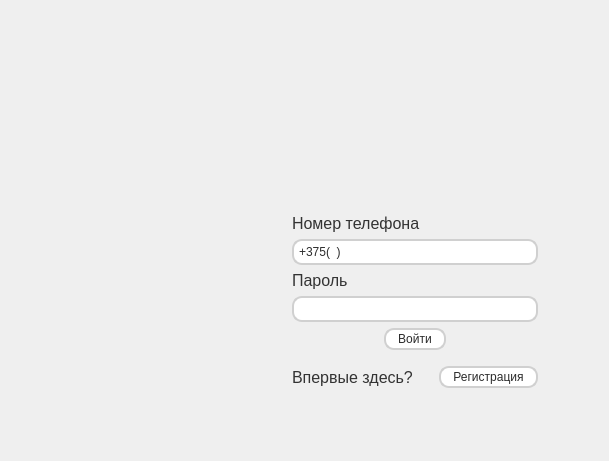
      <widget class="QWidget" name="LoginPage">
       <widget class="QWidget" name="layoutWidget">
        <property name="geometry">
         <rect>
          <x>230</x>
          <y>150</y>
          <width>370</width>
          <height>302</height>
         </rect>
        </property>
        <layout class="QGridLayout" name="gridLayout_2">
         <item row="5" column="1">
          <layout class="QHBoxLayout" name="horizontalLayout_5">
           <item>
            <spacer name="horizontalSpacer_3">
             <property name="orientation">
              <enum>Qt::Orientation::Horizontal</enum>
             </property>
             <property name="sizeHint" stdset="0">
              <size>
               <width>50</width>
               <height>20</height>
              </size>
             </property>
            </spacer>
           </item>
           <item>
            <widget class="QLabel" name="label_8">
             <property name="styleSheet">
              <string notr="true">color: #333333;
font-size: 12pt;
</string>
             </property>
             <property name="text">
              <string>Впервые здесь?</string>
             </property>
            </widget>
           </item>
           <item>
            <spacer name="horizontalSpacer_4">
             <property name="orientation">
              <enum>Qt::Orientation::Horizontal</enum>
             </property>
             <property name="sizeType">
              <enum>QSizePolicy::Policy::Fixed</enum>
             </property>
             <property name="sizeHint" stdset="0">
              <size>
               <width>20</width>
               <height>20</height>
              </size>
             </property>
            </spacer>
           </item>
           <item>
            <widget class="QPushButton" name="goToRegisterButton">
             <property name="styleSheet">
              <string notr="true">QPushButton {
    background-color: #ffffff;
    border: 2px solid #d0d0d0;
    border-radius: 10px;
    padding: 2px 12px;
    color: #2c2c2c;
}
QPushButton:hover {
    background-color: #e8e8e8;
    border-color: #b0b0b0;
}
QPushButton:pressed {
    background-color: #d0d0d0;
}
</string>
             </property>
             <property name="text">
              <string>Регистрация</string>
             </property>
            </widget>
           </item>
           <item>
            <spacer name="horizontalSpacer_5">
             <property name="orientation">
              <enum>Qt::Orientation::Horizontal</enum>
             </property>
             <property name="sizeHint" stdset="0">
              <size>
               <width>40</width>
               <height>20</height>
              </size>
             </property>
            </spacer>
           </item>
          </layout>
         </item>
         <item row="6" column="1">
          <spacer name="verticalSpacer_5">
           <property name="orientation">
            <enum>Qt::Orientation::Vertical</enum>
           </property>
           <property name="sizeHint" stdset="0">
            <size>
             <width>20</width>
             <height>700</height>
            </size>
           </property>
          </spacer>
         </item>
         <item row="4" column="1">
          <spacer name="verticalSpacer_9">
           <property name="orientation">
            <enum>Qt::Orientation::Vertical</enum>
           </property>
           <property name="sizeType">
            <enum>QSizePolicy::Policy::Fixed</enum>
           </property>
           <property name="sizeHint" stdset="0">
            <size>
             <width>20</width>
             <height>10</height>
            </size>
           </property>
          </spacer>
         </item>
         <item row="3" column="0">
          <spacer name="horizontalSpacer_6">
           <property name="orientation">
            <enum>Qt::Orientation::Horizontal</enum>
           </property>
           <property name="sizeHint" stdset="0">
            <size>
             <width>700</width>
             <height>20</height>
            </size>
           </property>
          </spacer>
         </item>
         <item row="3" column="1">
          <layout class="QHBoxLayout" name="horizontalLayout_8">
           <item>
            <spacer name="horizontalSpacer_18">
             <property name="orientation">
              <enum>Qt::Orientation::Horizontal</enum>
             </property>
             <property name="sizeHint" stdset="0">
              <size>
               <width>40</width>
               <height>20</height>
              </size>
             </property>
            </spacer>
           </item>
           <item>
            <widget class="QPushButton" name="LoginButton">
             <property name="enabled">
              <bool>true</bool>
             </property>
             <property name="sizePolicy">
              <sizepolicy hsizetype="Fixed" vsizetype="Fixed">
               <horstretch>5</horstretch>
               <verstretch>5</verstretch>
              </sizepolicy>
             </property>
             <property name="styleSheet">
              <string notr="true">QPushButton {
    background-color: #ffffff;
    border: 2px solid #d0d0d0;
    border-radius: 10px;
    padding: 2px 12px;
    color: #2c2c2c;
}
QPushButton:hover {
    background-color: #e8e8e8;
    border-color: #b0b0b0;
}
QPushButton:pressed {
    background-color: #d0d0d0;
}
</string>
             </property>
             <property name="text">
              <string>Войти</string>
             </property>
            </widget>
           </item>
           <item>
            <spacer name="horizontalSpacer_19">
             <property name="orientation">
              <enum>Qt::Orientation::Horizontal</enum>
             </property>
             <property name="sizeHint" stdset="0">
              <size>
               <width>40</width>
               <height>20</height>
              </size>
             </property>
            </spacer>
           </item>
          </layout>
         </item>
         <item row="0" column="1">
          <spacer name="verticalSpacer_6">
           <property name="orientation">
            <enum>Qt::Orientation::Vertical</enum>
           </property>
           <property name="sizeHint" stdset="0">
            <size>
             <width>20</width>
             <height>700</height>
            </size>
           </property>
          </spacer>
         </item>
         <item row="1" column="1">
          <layout class="QHBoxLayout" name="horizontalLayout_6">
           <item>
            <layout class="QVBoxLayout" name="verticalLayout_2">
             <item>
              <widget class="QLabel" name="label">
               <property name="font">
                <font>
                 <family>Segoe UI</family>
                 <pointsize>12</pointsize>
                </font>
               </property>
               <property name="styleSheet">
                <string notr="true">color: #333333;
font-size: 12pt;
</string>
               </property>
               <property name="text">
                <string>Номер телефона</string>
               </property>
              </widget>
             </item>
             <item>
              <widget class="QLineEdit" name="PhoneInput">
               <property name="sizePolicy">
                <sizepolicy hsizetype="Preferred" vsizetype="Fixed">
                 <horstretch>0</horstretch>
                 <verstretch>0</verstretch>
                </sizepolicy>
               </property>
               <property name="styleSheet">
                <string notr="true">QLineEdit {
    background-color: #ffffff;
    border: 2px solid #d0d0d0;
    border-radius: 10px;
    padding: 3px;
    color: #2c2c2c;
    selection-background-color: #0078d7;
}
QLineEdit:focus {
    border: 2px solid #0078d7;
}
</string>
               </property>
               <property name="inputMask">
                <string>+375(99)9999999</string>
               </property>
               <property name="cursorPosition">
                <number>0</number>
               </property>
              </widget>
             </item>
            </layout>
           </item>
          </layout>
         </item>
         <item row="2" column="2">
          <spacer name="horizontalSpacer_7">
           <property name="orientation">
            <enum>Qt::Orientation::Horizontal</enum>
           </property>
           <property name="sizeHint" stdset="0">
            <size>
             <width>700</width>
             <height>20</height>
            </size>
           </property>
          </spacer>
         </item>
         <item row="2" column="1">
          <layout class="QHBoxLayout" name="horizontalLayout_7">
           <item>
            <layout class="QVBoxLayout" name="verticalLayout">
             <item>
              <widget class="QLabel" name="label_3">
               <property name="font">
                <font>
                 <family>Segoe UI</family>
                 <pointsize>12</pointsize>
                </font>
               </property>
               <property name="styleSheet">
                <string notr="true">color: #333333;
font-size: 12pt;
</string>
               </property>
               <property name="text">
                <string>Пароль</string>
               </property>
              </widget>
             </item>
             <item>
              <widget class="QLineEdit" name="PasswordInput">
               <property name="sizePolicy">
                <sizepolicy hsizetype="Preferred" vsizetype="Fixed">
                 <horstretch>0</horstretch>
                 <verstretch>0</verstretch>
                </sizepolicy>
               </property>
               <property name="styleSheet">
                <string notr="true">QLineEdit {
    background-color: #ffffff;
    border: 2px solid #d0d0d0;
    border-radius: 10px;
    padding: 3px;
    color: #2c2c2c;
    selection-background-color: #0078d7;
}
QLineEdit:focus {
    border: 2px solid #0078d7;
}
</string>
               </property>
               <property name="inputMask">
                <string/>
               </property>
               <property name="echoMode">
                <enum>QLineEdit::EchoMode::Password</enum>
               </property>
              </widget>
             </item>
            </layout>
           </item>
          </layout>
         </item>
        </layout>
       </widget>
      </widget>
